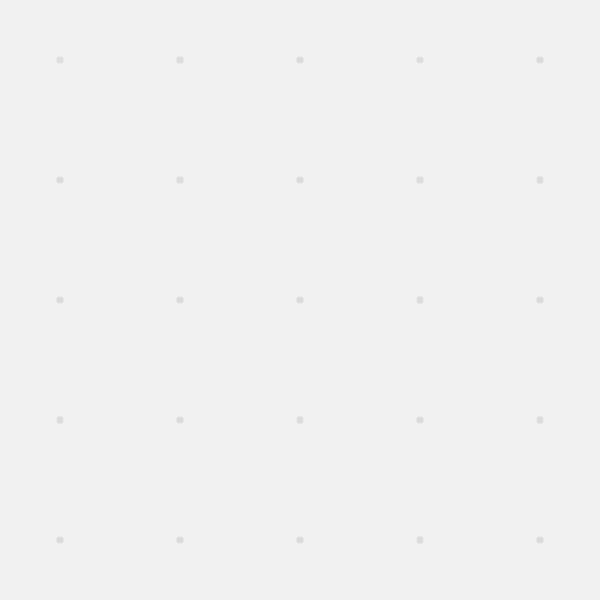
Frame 1 (no input)
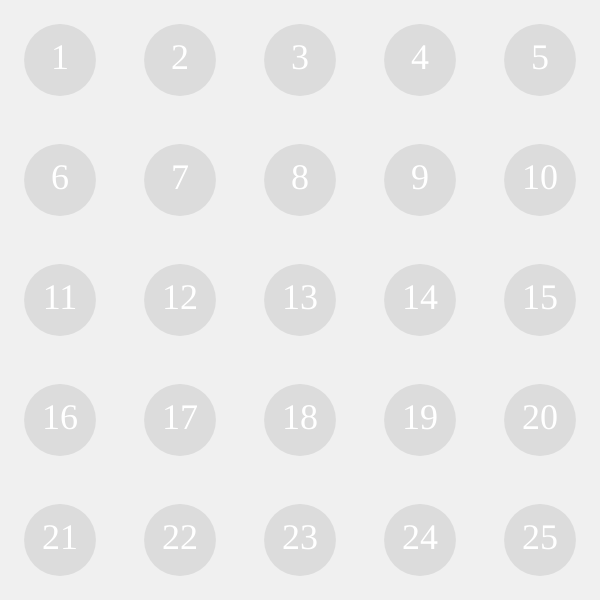
Frame 60 (no input)
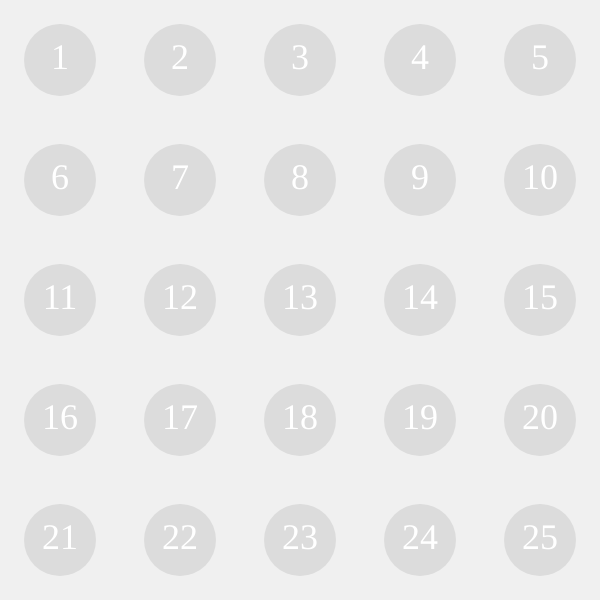
Frame 120 (the mouse pressed at the canvas centre since frame 60)

The p5.js sketch that drew these frames (run headless with seeded random() and noise() and a simulated clock; from frame 60 on, the mouse is pressed at the canvas centre):

// p5.js sketch
// ── sketch.js
let slider;
let canvasSize;
let animationProgress = []; // Track animation progress for each cell

function setup() {
  // Determine canvas size based on the device
  const isMobile = windowWidth < 600; // Check for mobile devices
  canvasSize = min(windowWidth, windowHeight) * (isMobile ? 0.9 : 0.6); // 90% for mobile, 60% for desktop
  createCanvas(canvasSize, canvasSize); // Create a square canvas
  noStroke(); // No border for circles
  textAlign(CENTER, CENTER); // Center text in circles

  // Create a slider for controlling the number of visible numbers
  slider = createSlider(0, 25, 25); // Min: 0, Max: 25, Default: 25
  updateSliderSize(); // Set initial slider size
  positionSlider(); // Position the slider

  slider.input(() => {
    redraw(); // Redraw canvas when slider changes
    updateAnimationProgress(); // Update animation progress
  });

  // Initialize animation progress for each cell
  for (let i = 0; i < 25; i++) {
    animationProgress[i] = 0; // Start with no progress
  }
}

function draw() {
  background(240);

  const cols = 5; // Fixed number of columns
  const rows = 5; // Fixed number of rows
  const cellSize = width / cols; // Size of each grid cell

  // Dynamically adjust text size based on cell size
  textSize(cellSize * 0.3); // Text size scales with cell size

  // Get the number of visible numbers from the slider
  const visibleNumbers = slider.value();

  let count = 0; // Counter for visible numbers

  for (let j = 0; j < rows; j++) {
    for (let i = 0; i < cols; i++) {
      const x = i * cellSize + cellSize / 2; // X position of circle
      const y = j * cellSize + cellSize / 2; // Y position of circle
      const index = i + j * cols; // Unique index for each cell

      // Update animation progress for this cell
      const targetProgress = count < visibleNumbers ? 1 : 0; // 1 if visible, 0 if not
      animationProgress[index] = lerp(animationProgress[index], targetProgress, 0.1); // Smooth transition

      // Draw circle and number if the animation progress is greater than 0
      if (animationProgress[index] > 0) {
        drawCircleAndNumber(x, y, cellSize, index + 1, animationProgress[index]);
      }

      if (count < visibleNumbers) {
        count++; // Increment the counter
      }
    }
  }

  // Display slider value
  fill(0);
  textSize(16); // Fixed size for slider value text
  text(`Visible Numbers: ${visibleNumbers}`, width / 2, height + 50);
}

function drawCircleAndNumber(x, y, cellSize, number, progress) {
  const radius = cellSize * 0.3 * progress; // Circle radius scales with animation progress

  textFont('Quicksand');
  // Draw circle
  fill(220, 220, 220); // Circle color
  circle(x, y, radius * 2);

  // Add text with transparency
  fill(255, 255, 255, progress * 255); // Text color with alpha based on progress
  text(number, x, y);
}

function updateSliderSize() {
  // Set slider width to 75% of the canvas width, with a minimum of 200px
  const sliderWidth = max(width * 0.75, 200); // Ensure slider is at least 200px wide
  slider.style('width', `${sliderWidth}px`);
}

function positionSlider() {
  const canvasX = (windowWidth - width) / 2; // X position of canvas
  const canvasY = (windowHeight - height) / 2; // Y position of canvas
  const sliderWidth = parseFloat(slider.style('width')); // Get current slider width
  slider.position(canvasX + (width - sliderWidth) / 2, canvasY + height + 20); // Center slider below canvas
}

function windowResized() {
  // Recalculate canvas size to remain square
  const isMobile = windowWidth < 600; // Check for mobile devices
  canvasSize = min(windowWidth, windowHeight) * (isMobile ? 0.9 : 0.6); // 90% for mobile, 60% for desktop
  resizeCanvas(canvasSize, canvasSize); // Resize canvas to new square dimensions
  updateSliderSize(); // Update slider size
  positionSlider(); // Reposition the slider
  redraw(); // Redraw the content
}

function updateAnimationProgress() {
  // Update animation progress for all cells
  for (let i = 0; i < 25; i++) {
    const targetProgress = i < slider.value() ? 1 : 0; // 1 if visible, 0 if not
    animationProgress[i] = lerp(animationProgress[i], targetProgress, 0.1); // Smooth transition
  }
}

// ── style.css
/* Remove margin and padding from body and html */
html, body {
  margin: 0;
  padding: 0;
  overflow: hidden; /* Disable scrolling */
  height: 100%; /* Full viewport height */
}

/* Center the canvas on the page */
body {
  display: flex;
  flex-direction: column;
  justify-content: center;
  align-items: center;
  background-color: #f0f0f0; /* Light gray background */
}

/* Add a subtle shadow to the canvas */
canvas {
  box-shadow: 5px 5px 15px rgba(0, 0, 0, 0.1); /* Soft shadow */
  border-radius: 10px; /* Rounded corners */
}

/* Style the slider */
input[type="range"] {
  margin-top: 20px; /* Space between canvas and slider */
  -webkit-appearance: none; /* Remove default styling */
  appearance: none;
  background: transparent; /* Transparent background */
}

/* Slider track */
input[type="range"]::-webkit-slider-runnable-track {
  height: 8px;
  background: #f0f0f0,40; /* Track color */
  border-radius: 5px; /* Rounded corners */
  box-shadow: 2px 2px 5px rgba(0, 0, 0, 0.1); /* Soft shadow */
}

/* Slider thumb */
input[type="range"]::-webkit-slider-thumb {
  -webkit-appearance: none; /* Remove default styling */
  appearance: none;
  width: 20px; /* Thumb width */
  height: 20px; /* Thumb height */
  background: #E7E7E7; /* Thumb color */
  border-radius: 50%; /* Circular thumb */
  cursor: pointer;
  box-shadow: 2px 2px 5px rgba(0, 0, 0, 0.2); /* Soft shadow */
  margin-top: -6px; /* Center the thumb vertically on the track */
}

/* Firefox support */
input[type="range"]::-moz-range-track {
  height: 8px;
  background: #FFFFFF;
  border-radius: 5px;
  box-shadow: 2px 2px 5px rgba(0, 0, 0, 0.1);
}

input[type="range"]::-moz-range-thumb {
  width: 20px;
  height: 20px;
  background: #64a8ff;
  border-radius: 50%;
  cursor: pointer;
  box-shadow: 2px 2px 5px rgba(0, 0, 0, 0.2);
  margin-top: -6px; /* Center the thumb vertically on the track */
}
